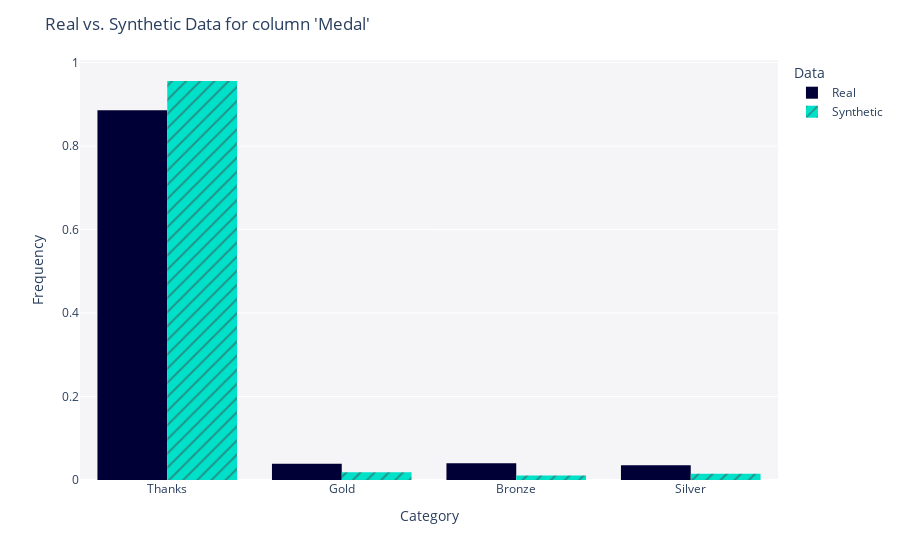

Notebook code cell kept with this figure:
### Code cell
get_column_plot(
    real_data=df_real,
    synthetic_data=df_fake,
    metadata=metadata,
    column_name='Medal'
)

### Figure 1 — Plotly figure (JSON) as saved in the notebook; plotly's stock layout.template omitted (floating-point values rounded to 4 significant figures; data arrays with more than 128 entries replaced by an {"elided": "..."} marker saying what was removed)
{"data": [{"alignmentgroup": "True", "bingroup": "x", "histnorm": "probability density", "hovertemplate": "<b>Real</b><br>Frequency: %{y}<extra></extra>", "legendgroup": "Real", "marker": {"color": "#000036", "pattern": {"shape": ""}}, "name": "Real", "offsetgroup": "Real", "orientation": "v", "showlegend": true, "type": "histogram", "x": {"elided": "5000 str values"}, "xaxis": "x", "yaxis": "y"}, {"alignmentgroup": "True", "bingroup": "x", "histnorm": "probability density", "hovertemplate": "<b>Synthetic</b><br>Frequency: %{y}<extra></extra>", "legendgroup": "Synthetic", "marker": {"color": "#01E0C9", "pattern": {"shape": "/"}}, "name": "Synthetic", "offsetgroup": "Synthetic", "orientation": "v", "showlegend": true, "type": "histogram", "x": {"elided": "5720 str values"}, "xaxis": "x", "yaxis": "y"}], "layout": {"barmode": "group", "legend": {"title": {"text": "Data"}, "tracegroupgap": 0}, "margin": {"t": 60}, "plot_bgcolor": "#F5F5F8", "title": {"text": "Real vs. Synthetic Data for column 'Medal'"}, "xaxis": {"anchor": "y", "domain": [0, 1], "title": {"text": "Category"}}, "yaxis": {"anchor": "x", "domain": [0, 1], "title": {"text": "Frequency"}}}}
